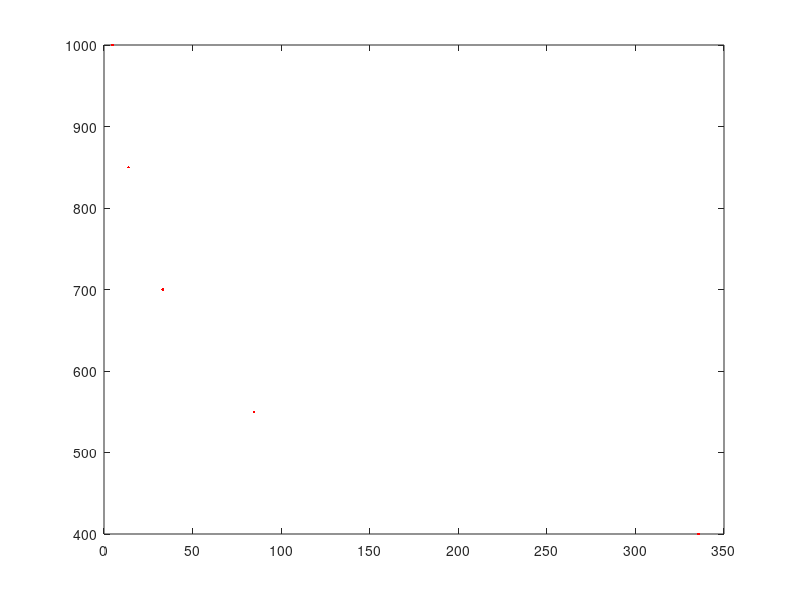

The MATLAB script that drew this image:
function Euler()

% Defining the constants that are given
rho = 7800;
V =  9.0478e-07;
Cp = 600;
h = 20;
A = 4.5239e-04;
sigma = 5.67E-8;
Ti = 1150;
Tf = 400;
T0 = 325;

% ask for these values
epsilon = input('epsilon is... ');
c = input('number of steps are... ');

% defining the step size DT
DT = ((Ti - Tf)/c);

% the initial time is 0
t = 0;
y = [];
x = [];

% iterate through "c" times

for i = 1:c  
    T = Ti - i*DT;
    Dt = (rho*V*Cp*DT)/((h*A*(T-T0))+(sigma*epsilon*A*((T^4)-(T0^4))));
    t = t + Dt;
    
    x = [x t];
    y = [y T];

end

% outputs the final time
t

% Plots the Temperature with time
plot(x,y,'r.');

end

